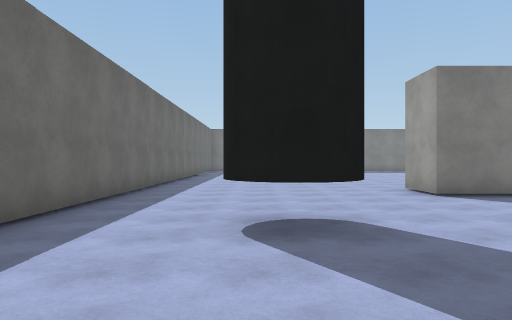
View 1 (above)

16 first-person views from a walk through a Unity game level. The camera is 1.4 m above the floor, looks level and sees 70° across. The floor is counted in squares, 2 m on a side. Each view is taken from the middle of a square. On the plan, view 1 faces up. The plan holds only what a view shows up to about 11 squares ahead; the rest is blank. The place goes on beyond the plan. The player is left out. Surface patterns are stand-ins for the level's own textures.

View 2
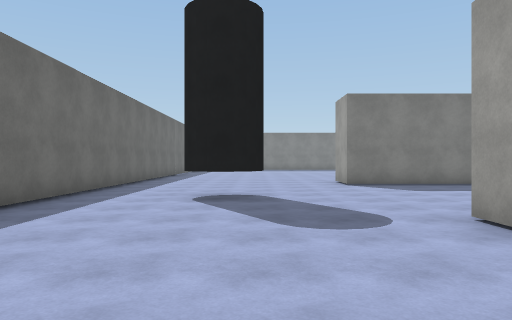

View 3
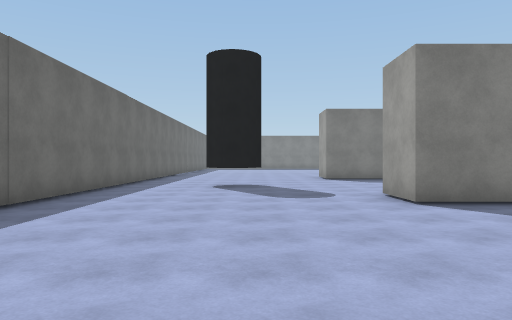

View 4
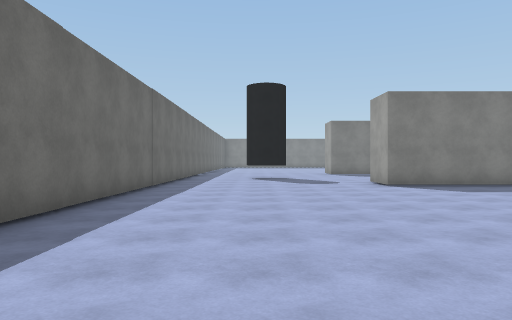

View 5
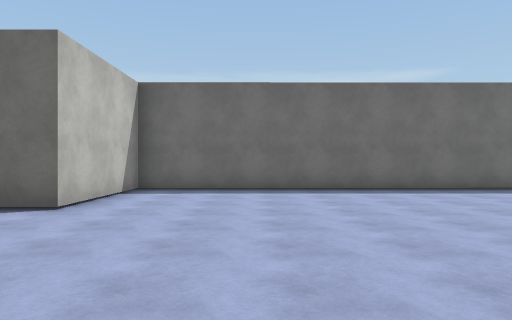

View 6
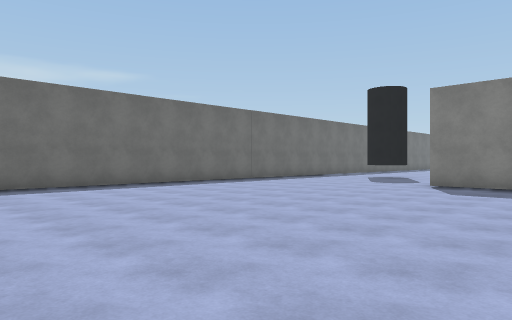

View 7
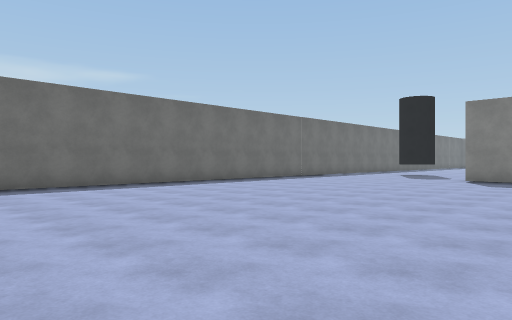

View 8
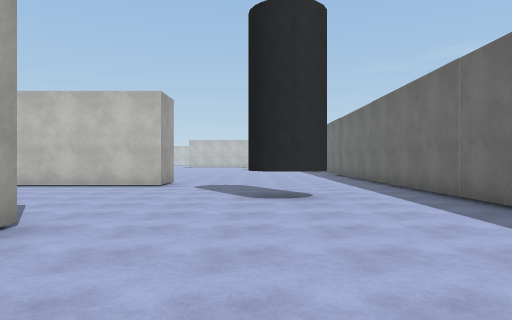

View 9
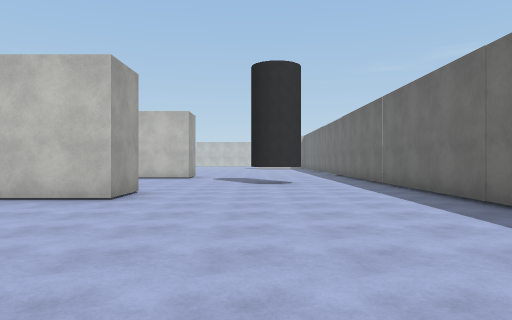

View 10
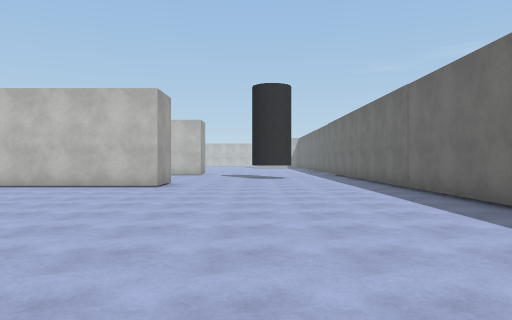

View 11
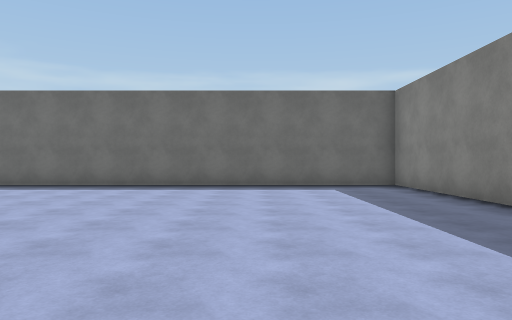

View 12
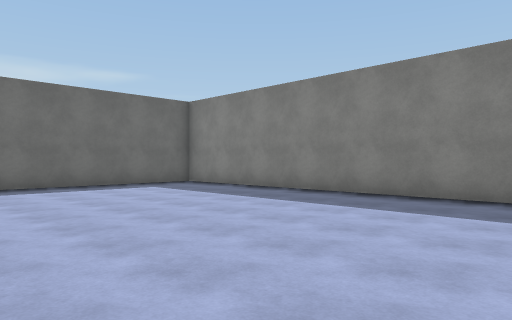

View 13
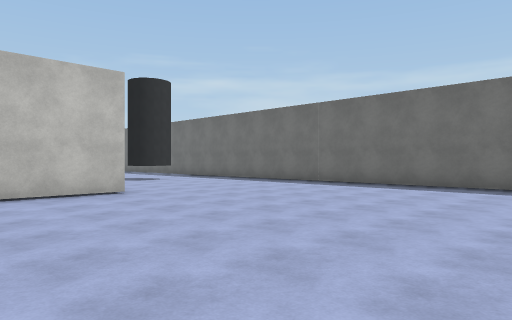

View 14
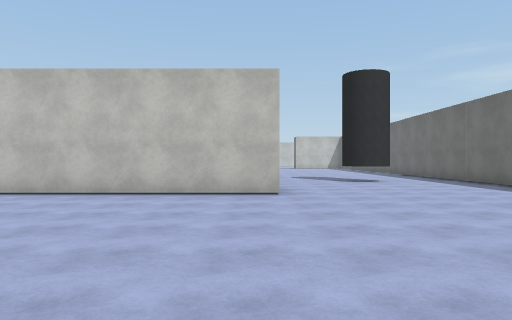

View 15
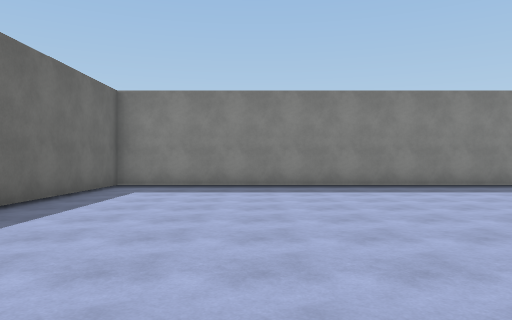

View 16
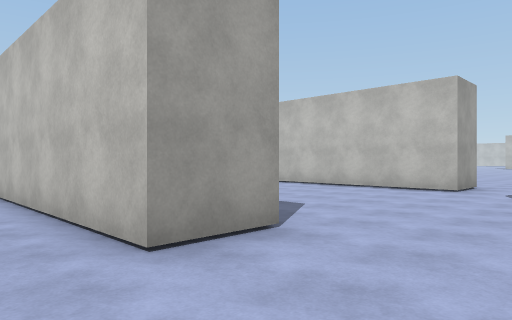

### Floor plan
Points are (right, up) in squares from view 1. A wall is a line through its corners. A room is listed if a view was taken in it or the views show most of it. See-through windows are left out.
Room 1 (views 1, 2, 3, 4, 5, 6, 7)
walls: (6.9, -0.2) (3.5, -0.2) (3.5, 1.3) (7.5, 1.3); (-2.7, 4.4) (-2.7, -12.8) (0.9, -12.8) (0.9, -13.5); (7, 7.1) (3.5, 7.1)
ways out: opening at (-1.5, 4) to room 2; opening at (2.3, 6) to room 2
Room 2 (views 8, 9, 10, 11, 12, 13, 14, 15, 16)
walls: (3.5, 7.1) (3.5, 8.6) (7.5, 8.6); (7.5, 21.7) (-2.7, 21.7) (-2.7, 4.4)
ways out: opening at (-1.5, 4) to room 1; opening at (2.3, 6) to room 1

Where each view was taken, in squares from view 1:
view 1: 0 up, 0 right, facing up
view 2: 3 down, 1 right, facing up
view 3: 6 down, 1 right, facing up
view 4: 10 down, 0 right, facing up
view 5: 10 down, 6 right, facing left
view 6: 10 down, 7 right, facing up-left
view 7: 13 down, 7 right, facing up-left
view 8: 11 up, 1 right, facing down
view 9: 15 up, 1 right, facing down
view 10: 18 up, 1 right, facing down
view 11: 18 up, 7 right, facing left
view 12: 15 up, 7 right, facing up-left
view 13: 16 up, 7 right, facing down-left
view 14: 16 up, 4 right, facing down
view 15: 12 up, 1 right, facing up
view 16: 10 up, 1 right, facing down-right
